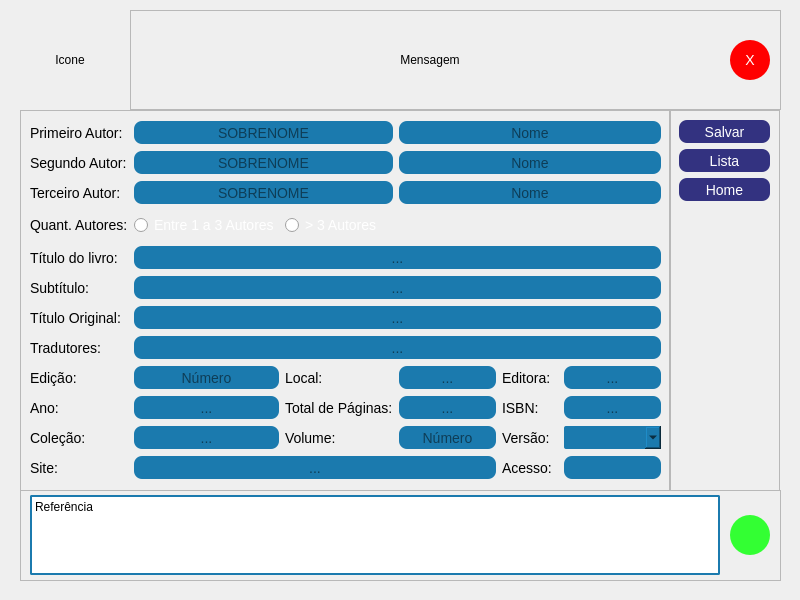
     <widget class="QWidget" name="page_sistema_livro">
      <widget class="QFrame" name="frame_livro_principal">
       <property name="geometry">
        <rect>
         <x>10</x>
         <y>10</y>
         <width>781</width>
         <height>581</height>
        </rect>
       </property>
       <property name="frameShape">
        <enum>QFrame::NoFrame</enum>
       </property>
       <property name="frameShadow">
        <enum>QFrame::Plain</enum>
       </property>
       <widget class="QLabel" name="label_icon_livro">
        <property name="geometry">
         <rect>
          <x>10</x>
          <y>0</y>
          <width>100</width>
          <height>100</height>
         </rect>
        </property>
        <property name="text">
         <string>Icone</string>
        </property>
        <property name="alignment">
         <set>Qt::AlignCenter</set>
        </property>
       </widget>
       <widget class="QFrame" name="frame_livro_msg">
        <property name="geometry">
         <rect>
          <x>120</x>
          <y>0</y>
          <width>651</width>
          <height>100</height>
         </rect>
        </property>
        <property name="styleSheet">
         <string notr="true">QLabel {
	border-radius: 2px;
}
QPushButton{
	background-color: rgb(255, 0, 0);
	border-radius: 20px;
	font-size: 14px;
	color: white;
}</string>
        </property>
        <property name="frameShape">
         <enum>QFrame::StyledPanel</enum>
        </property>
        <property name="frameShadow">
         <enum>QFrame::Raised</enum>
        </property>
        <widget class="QLabel" name="label_livro_msg">
         <property name="geometry">
          <rect>
           <x>15</x>
           <y>35</y>
           <width>570</width>
           <height>30</height>
          </rect>
         </property>
         <property name="text">
          <string>Mensagem</string>
         </property>
         <property name="alignment">
          <set>Qt::AlignCenter</set>
         </property>
        </widget>
        <widget class="QPushButton" name="pushButton_livro_fechar_msg">
         <property name="geometry">
          <rect>
           <x>600</x>
           <y>30</y>
           <width>40</width>
           <height>40</height>
          </rect>
         </property>
         <property name="text">
          <string>X</string>
         </property>
        </widget>
       </widget>
       <widget class="QFrame" name="frame_livro_cadastro">
        <property name="geometry">
         <rect>
          <x>10</x>
          <y>100</y>
          <width>651</width>
          <height>381</height>
         </rect>
        </property>
        <property name="styleSheet">
         <string notr="true">QLabel {
	font-family: 'Candara', Arial, sans-serif;
	font-size: 14px;
}
QLineEdit {
	font-family: 'Candara', Arial, sans-serif;
	font-size: 14px;
	background-color: rgb(27, 122, 174);
	border-radius: 8px;
	height: 23px;
}
QPushButton {
	font-family: 'Candara', Arial, sans-serif;
	font-size: 14px;
	background-color: rgb(51, 50, 128);
	border-radius: 8px;
	height: 23px;
	color: rgb(255, 255, 255);
}
QRadioButton {
	font-family: 'Candara', Arial, sans-serif;
	font-size: 14px;
	color: rgb(255, 255, 255);
	height: 23px;
}
QComboBox{
	font-family: 'Candara', Arial, sans-serif;
	font-size: 14px;
	background-color: rgb(27, 122, 174);
	border-radius: 2px;
	height: 23px;
}
QComboBox QAbstractItemView {
	background-color: rgb(27, 122, 174);
	color: white
}</string>
        </property>
        <property name="frameShape">
         <enum>QFrame::StyledPanel</enum>
        </property>
        <property name="frameShadow">
         <enum>QFrame::Raised</enum>
        </property>
        <layout class="QGridLayout" name="gridLayout">
         <item row="0" column="0">
          <widget class="QLabel" name="label_livro_p_autor">
           <property name="text">
            <string>Primeiro Autor:</string>
           </property>
          </widget>
         </item>
         <item row="0" column="3" colspan="4">
          <widget class="QLineEdit" name="lineEdit_livro_nome_p_autor">
           <property name="alignment">
            <set>Qt::AlignCenter</set>
           </property>
           <property name="placeholderText">
            <string>Nome</string>
           </property>
          </widget>
         </item>
         <item row="3" column="0">
          <widget class="QLabel" name="label_livro_quant_autores">
           <property name="text">
            <string>Quant. Autores:</string>
           </property>
          </widget>
         </item>
         <item row="3" column="1">
          <widget class="QRadioButton" name="radioButton_livro_quant_autores_1">
           <property name="text">
            <string>Entre 1 a 3 Autores</string>
           </property>
          </widget>
         </item>
         <item row="4" column="0">
          <widget class="QLabel" name="label_livro_titulo">
           <property name="text">
            <string>Título do livro:</string>
           </property>
          </widget>
         </item>
         <item row="4" column="1" colspan="6">
          <widget class="QLineEdit" name="lineEdit_livro_titulo">
           <property name="alignment">
            <set>Qt::AlignCenter</set>
           </property>
           <property name="placeholderText">
            <string>...</string>
           </property>
          </widget>
         </item>
         <item row="5" column="0">
          <widget class="QLabel" name="label_livro_subtitulo">
           <property name="text">
            <string>Subtítulo:</string>
           </property>
          </widget>
         </item>
         <item row="0" column="1" colspan="2">
          <widget class="QLineEdit" name="lineEdit_livro_sobrenome_p_autor">
           <property name="alignment">
            <set>Qt::AlignCenter</set>
           </property>
           <property name="placeholderText">
            <string>SOBRENOME</string>
           </property>
          </widget>
         </item>
         <item row="8" column="2">
          <widget class="QLabel" name="label_livro_local">
           <property name="text">
            <string>Local:</string>
           </property>
          </widget>
         </item>
         <item row="10" column="4">
          <widget class="QLabel" name="label_livro_versao">
           <property name="text">
            <string>Versão:</string>
           </property>
          </widget>
         </item>
         <item row="8" column="3">
          <widget class="QLineEdit" name="lineEdit_livro_local">
           <property name="alignment">
            <set>Qt::AlignCenter</set>
           </property>
           <property name="placeholderText">
            <string>...</string>
           </property>
          </widget>
         </item>
         <item row="9" column="2">
          <widget class="QLabel" name="label_livro_total_paginas">
           <property name="text">
            <string>Total de Páginas:</string>
           </property>
          </widget>
         </item>
         <item row="3" column="2">
          <widget class="QRadioButton" name="radioButton_livro_quant_autores_2">
           <property name="text">
            <string>&gt; 3 Autores</string>
           </property>
          </widget>
         </item>
         <item row="9" column="3">
          <widget class="QLineEdit" name="lineEdit_livro_total_paginas">
           <property name="alignment">
            <set>Qt::AlignCenter</set>
           </property>
           <property name="placeholderText">
            <string>...</string>
           </property>
          </widget>
         </item>
         <item row="9" column="0">
          <widget class="QLabel" name="label_livro_ano">
           <property name="text">
            <string>Ano:</string>
           </property>
          </widget>
         </item>
         <item row="9" column="1">
          <widget class="QLineEdit" name="lineEdit_livro_ano">
           <property name="alignment">
            <set>Qt::AlignCenter</set>
           </property>
           <property name="placeholderText">
            <string>...</string>
           </property>
          </widget>
         </item>
         <item row="8" column="0">
          <widget class="QLabel" name="label_livro_edicao">
           <property name="text">
            <string>Edição:</string>
           </property>
          </widget>
         </item>
         <item row="8" column="4">
          <widget class="QLabel" name="label_livro_editora">
           <property name="text">
            <string>Editora:</string>
           </property>
          </widget>
         </item>
         <item row="8" column="6">
          <widget class="QLineEdit" name="lineEdit_livro_editora">
           <property name="alignment">
            <set>Qt::AlignCenter</set>
           </property>
           <property name="placeholderText">
            <string>...</string>
           </property>
          </widget>
         </item>
         <item row="5" column="1" colspan="6">
          <widget class="QLineEdit" name="lineEdit_livro_subtitulo">
           <property name="alignment">
            <set>Qt::AlignCenter</set>
           </property>
           <property name="placeholderText">
            <string>...</string>
           </property>
          </widget>
         </item>
         <item row="8" column="1">
          <widget class="QLineEdit" name="lineEdit_livro_edicao">
           <property name="alignment">
            <set>Qt::AlignCenter</set>
           </property>
           <property name="placeholderText">
            <string>Número</string>
           </property>
          </widget>
         </item>
         <item row="10" column="6">
          <widget class="QComboBox" name="comboBox_livro_versao">
           <item>
            <property name="text">
             <string/>
            </property>
           </item>
           <item>
            <property name="text">
             <string>Físico</string>
            </property>
           </item>
           <item>
            <property name="text">
             <string>E-book</string>
            </property>
           </item>
          </widget>
         </item>
         <item row="9" column="4">
          <widget class="QLabel" name="label_livro_isbn">
           <property name="text">
            <string>ISBN:</string>
           </property>
          </widget>
         </item>
         <item row="9" column="6">
          <widget class="QLineEdit" name="lineEdit_livro_isbn">
           <property name="alignment">
            <set>Qt::AlignCenter</set>
           </property>
           <property name="placeholderText">
            <string>...</string>
           </property>
          </widget>
         </item>
         <item row="10" column="1">
          <widget class="QLineEdit" name="lineEdit_livro_colecao">
           <property name="alignment">
            <set>Qt::AlignCenter</set>
           </property>
           <property name="placeholderText">
            <string>...</string>
           </property>
          </widget>
         </item>
         <item row="10" column="2">
          <widget class="QLabel" name="label_livro_colecao_volume">
           <property name="text">
            <string>Volume:</string>
           </property>
          </widget>
         </item>
         <item row="10" column="0">
          <widget class="QLabel" name="label_livro_colecao">
           <property name="text">
            <string>Coleção:</string>
           </property>
          </widget>
         </item>
         <item row="10" column="3">
          <widget class="QLineEdit" name="lineEdit_livro_colecao_volume">
           <property name="alignment">
            <set>Qt::AlignCenter</set>
           </property>
           <property name="placeholderText">
            <string>Número</string>
           </property>
          </widget>
         </item>
         <item row="1" column="0">
          <widget class="QLabel" name="label_livro_s_autor">
           <property name="text">
            <string>Segundo Autor:</string>
           </property>
          </widget>
         </item>
         <item row="1" column="1" colspan="2">
          <widget class="QLineEdit" name="lineEdit_livro_sobrenome_s_autor">
           <property name="alignment">
            <set>Qt::AlignCenter</set>
           </property>
           <property name="placeholderText">
            <string>SOBRENOME</string>
           </property>
          </widget>
         </item>
         <item row="1" column="3" colspan="4">
          <widget class="QLineEdit" name="lineEdit_livro_nome_s_autor">
           <property name="alignment">
            <set>Qt::AlignCenter</set>
           </property>
           <property name="placeholderText">
            <string>Nome</string>
           </property>
          </widget>
         </item>
         <item row="2" column="3" colspan="4">
          <widget class="QLineEdit" name="lineEdit_livro_nome_t_autor">
           <property name="alignment">
            <set>Qt::AlignCenter</set>
           </property>
           <property name="placeholderText">
            <string>Nome</string>
           </property>
          </widget>
         </item>
         <item row="2" column="0">
          <widget class="QLabel" name="label_livro_t_autor">
           <property name="text">
            <string>Terceiro Autor:</string>
           </property>
          </widget>
         </item>
         <item row="2" column="1" colspan="2">
          <widget class="QLineEdit" name="lineEdit_livro_sobrenome_t_autor">
           <property name="alignment">
            <set>Qt::AlignCenter</set>
           </property>
           <property name="placeholderText">
            <string>SOBRENOME</string>
           </property>
          </widget>
         </item>
         <item row="6" column="0">
          <widget class="QLabel" name="label_livro_titulo_original">
           <property name="text">
            <string>Título Original:</string>
           </property>
          </widget>
         </item>
         <item row="6" column="1" colspan="6">
          <widget class="QLineEdit" name="lineEdit_livro_titulo_original">
           <property name="alignment">
            <set>Qt::AlignCenter</set>
           </property>
           <property name="placeholderText">
            <string>...</string>
           </property>
          </widget>
         </item>
         <item row="7" column="1" colspan="6">
          <widget class="QLineEdit" name="lineEdit_livro_tradutores">
           <property name="alignment">
            <set>Qt::AlignCenter</set>
           </property>
           <property name="placeholderText">
            <string>...</string>
           </property>
          </widget>
         </item>
         <item row="7" column="0">
          <widget class="QLabel" name="label_livro_tradutores">
           <property name="text">
            <string>Tradutores:</string>
           </property>
          </widget>
         </item>
         <item row="11" column="0">
          <widget class="QLabel" name="label_livro_site">
           <property name="text">
            <string>Site:</string>
           </property>
          </widget>
         </item>
         <item row="11" column="1" colspan="3">
          <widget class="QLineEdit" name="lineEdit_livro_site">
           <property name="alignment">
            <set>Qt::AlignCenter</set>
           </property>
           <property name="placeholderText">
            <string>...</string>
           </property>
          </widget>
         </item>
         <item row="11" column="4">
          <widget class="QLabel" name="label_livro_data_acesso">
           <property name="text">
            <string>Acesso:</string>
           </property>
          </widget>
         </item>
         <item row="11" column="6">
          <widget class="QLineEdit" name="lineEdit_livro_acesso"/>
         </item>
        </layout>
       </widget>
       <widget class="QFrame" name="frame_livro_referencia">
        <property name="geometry">
         <rect>
          <x>10</x>
          <y>480</y>
          <width>761</width>
          <height>91</height>
         </rect>
        </property>
        <property name="styleSheet">
         <string notr="true">QLabel {
	background-color: rgb(255, 255, 255);
	border: 2px solid rgb(27, 122, 174);
	border-radius: 2px;
	color: rgb(0, 0, 0);
}</string>
        </property>
        <property name="frameShape">
         <enum>QFrame::StyledPanel</enum>
        </property>
        <property name="frameShadow">
         <enum>QFrame::Raised</enum>
        </property>
        <widget class="QPushButton" name="pushButton_livro_limpar_referencia">
         <property name="geometry">
          <rect>
           <x>710</x>
           <y>25</y>
           <width>40</width>
           <height>40</height>
          </rect>
         </property>
         <property name="styleSheet">
          <string notr="true">QPushButton{
	background-color: rgb(51, 255, 51);
	border-radius: 20px;
	font-size: 14px;
	color: white;
}</string>
         </property>
         <property name="text">
          <string/>
         </property>
        </widget>
        <widget class="QLabel" name="label_livro_referencia">
         <property name="geometry">
          <rect>
           <x>10</x>
           <y>5</y>
           <width>690</width>
           <height>80</height>
          </rect>
         </property>
         <property name="text">
          <string>Referência</string>
         </property>
         <property name="alignment">
          <set>Qt::AlignLeading|Qt::AlignLeft|Qt::AlignTop</set>
         </property>
        </widget>
       </widget>
       <widget class="QFrame" name="frame_livro_botoes">
        <property name="geometry">
         <rect>
          <x>659</x>
          <y>100</y>
          <width>111</width>
          <height>381</height>
         </rect>
        </property>
        <property name="styleSheet">
         <string notr="true">QPushButton {
	font-family: 'Candara', Arial, sans-serif;
	font-size: 14px;
	background-color: rgb(51, 50, 128);
	border-radius: 8px;
	height: 23px;
	color: rgb(255, 255, 255);
}</string>
        </property>
        <property name="frameShape">
         <enum>QFrame::StyledPanel</enum>
        </property>
        <property name="frameShadow">
         <enum>QFrame::Raised</enum>
        </property>
        <layout class="QGridLayout" name="gridLayout_2">
         <item row="4" column="0">
          <widget class="QPushButton" name="pushButton_livro_lista">
           <property name="text">
            <string>Lista</string>
           </property>
          </widget>
         </item>
         <item row="5" column="0">
          <widget class="QPushButton" name="pushButton_livro_home">
           <property name="text">
            <string>Home</string>
           </property>
          </widget>
         </item>
         <item row="2" column="0">
          <widget class="QPushButton" name="pushButton_livro_salvar">
           <property name="text">
            <string>Salvar</string>
           </property>
          </widget>
         </item>
         <item row="7" column="0">
          <spacer name="verticalSpacer">
           <property name="orientation">
            <enum>Qt::Vertical</enum>
           </property>
           <property name="sizeHint" stdset="0">
            <size>
             <width>20</width>
             <height>40</height>
            </size>
           </property>
          </spacer>
         </item>
        </layout>
       </widget>
      </widget>
     </widget>
